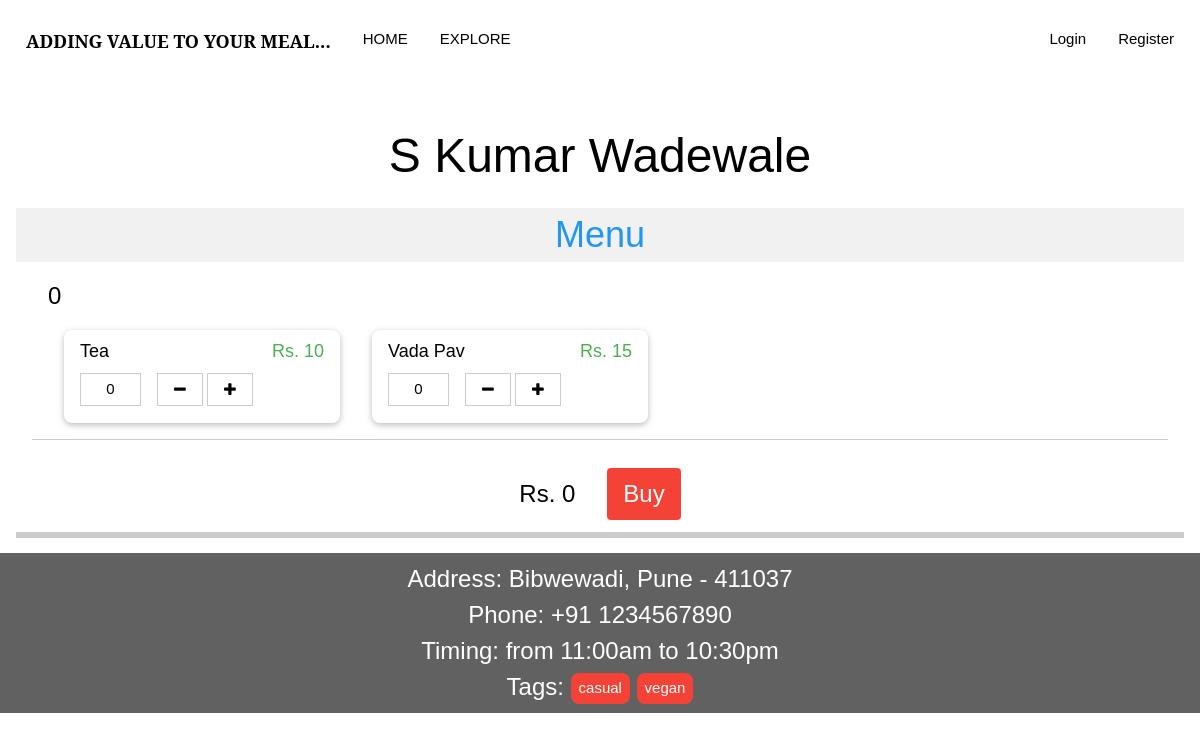
The page /restaurant/1 on the database its author committed.
### main.py (models this page shows)
class RestaurantsDB(db.Model):
	id = db.Column(db.Integer, primary_key=True, unique=True)
	name = db.Column(db.String(80))
	menu = db.Column(db.String(80))
	rating = db.Column(db.Integer)
	address = db.Column(db.String(80))
	phone = db.Column(db.String(20))
	opening_timing = db.Column(db.String(80))
	closing_timing = db.Column(db.String(80))
	tags = db.Column(db.String(80))
	owner = db.Column(db.Integer)
	images = db.relationship('ImagesDB', backref='parent_rest')
	monthly_items = db.Column(db.String(300))
	vegetarian = db.Column(db.Boolean)
	average_cost = db.Column(db.Float)
	orders = db.Column(db.String)
	main_menu_name = db.Column(db.String)
	main_menu_price = db.Column(db.Float)

### main.py (the view, shortened to what this page needs)
@app.route("/restaurant/<restaurant_id>", methods=["POST", "GET"])
def restaurant(restaurant_id):
	if "user" in session:
		loggedIn = [session["username"], session["account_type"], session["user"]]
	else:
		loggedIn = None
	currentRest = RestaurantsDB.query.filter_by(id=restaurant_id).first()
	if currentRest:
		menu = []
		for index, item in enumerate(currentRest.menu.split("| "), 0):
			menu.append(item.split("~")+[index])
		print(menu)
		categorized_menu = {}
		for item in menu:
			if item[-2] not in categorized_menu:
				categorized_menu[item[-2]] = []
			categorized_menu[item[-2]].append(item)
		return render_template("restaurant.html", restaurant=currentRest, logged_in=loggedIn, categorized_menu=categorized_menu)
	else:
		return render_template("search.html", logged_in=loggedIn)

### templates/restaurant.html (shortened to what this page needs)
{% extends "base.html" %}
{% block css %}
	<link rel="stylesheet" type="text/css" href= "{{ url_for('static',filename='style/restaurant.css') }}">
{% endblock %}
{% block content %}
	<div class="w3-center w3-xxxlarge w3-margin">{{ restaurant.name }}</div>
	<div class="w3-container">
		<div class="w3-center w3-xxlarge w3-text-blue w3-light-grey">Menu</div>
		<form method="post" id='order_form'>
		{% for category, menu in categorized_menu.items() %}
			<div class="w3-container w3-border-bottom w3-margin">
				<div class="w3-xlarge">{{category}}</div>
				{% for item in menu%}
					{% if item[0] and item[1] %}
						<div class="w3-card w3-round-large w3-quarter w3-margin w3-hover-shadow">
							<div class="w3-container w3-padding">
								<div class="w3-large w3-twothird">{{ item[0]}}</div>
								<div class="w3-text-green w3-right w3-large w3-rest">Rs. {{ item[1]}}</div>
							</div>
							<footer class="w3-container w3-margin-bottom">
								<div class="w3-button w3-border w3-content" onclick="
									var current_count = parseInt(this.parentElement.children[1].value);
									var current_price = parseInt(document.getElementById('text_total_price').value);
									var item_price = parseInt('{{item[1]|int}}');
									if (current_count >= 1)
									{
										this.parentElement.children[1].value = current_count - 1;
										document.getElementById('text_total_price').value = current_price - item_price;
										document.getElementById('label_total_price').textContent = 'Rs. ' + (current_price-item_price);
									} ">
									<i class="fa fa-minus"></i>
								</div>
									<input type="text" id="item_count" class="w3-padding-small w3-quarter w3-border w3-center w3-input w3-margin-right" value="0" name="text_count_{{item[-1]}}"readonly/>
								<div class="w3-button w3-border w3-content" onclick="
									var current_count = parseInt(this.parentElement.children[1].value);
									var current_price = parseInt(document.getElementById('text_total_price').value);
									var item_price = parseInt('{{item[1]|int}}');
									if (current_count <= 9)
									{
										this.parentElement.children[1].value = current_count + 1;
										document.getElementById('text_total_price').value = current_price + item_price;
										document.getElementById('label_total_price').textContent = 'Rs. ' + (current_price+item_price);
									} ">
									<i class="fa fa-plus"></i>
								</div>
							</footer>
						</div>
					{% endif %}
				{% endfor %}
			</div>
		{% endfor %}
		<div class="w3-container w3-padding-large w3-bottombar" style="text-align: center; display: flex; align-items: center; justify-content: center;">
			<label id="label_total_price" class="w3-xlarge w3-margin-right">Rs. 0</label>
			<input type="button" name="button_order" value="Buy" class="w3-button w3-xlarge w3-hover-green w3-red w3-round w3-large w3-margin-left"
			onclick="
			var total_price = parseInt(document.getElementById('text_total_price').value);
			if (total_price > 0)
			{
				document.getElementById('order_form').submit();
			}" />
		</div>
		</form>
	</div>
		<div class="w3-xlarge w3-center w3-dark-grey w3-padding">
			Address: {{restaurant.address}}<br/>
			Phone: {{restaurant.phone}}<br/>
			Timing: from {{restaurant.opening_timing}} to {{restaurant.closing_timing}}<br/>
			Tags: {% for tag in restaurant.tags.split(", ") %}
					<a href="/search?text_query_name={{tag}}" class=" w3-button w3-red w3-round-large w3-padding-small w3-medium">{{tag}}</a>
				{% endfor %}
{% endblock %}

### static/style/w3css.css (style rules this page uses)
html { box-sizing:border-box }
*,*:before,*:after { box-sizing:inherit }
html { -ms-text-size-adjust:100%;-webkit-text-size-adjust:100% }
body { margin:0 }
article,aside,details,figcaption,figure,footer,header,main,menu,nav,section { display:block }
a { background-color:transparent }
button,input,select,textarea,optgroup { font:inherit;margin:0 }
button,input { overflow:visible }
button,[type=button],[type=reset],[type=submit] { -webkit-appearance:button }
html,body { font-family:Verdana,sans-serif;font-size:15px;line-height:1.5 }
html { overflow-x:hidden }
a { color:inherit }
.w3-btn,.w3-button { border:none;display:inline-block;padding:8px 16px;vertical-align:middle;overflow:hidden;text-decoration:none;color:inherit;background-color:inherit;text-align:center;cursor:pointer;white-space:nowrap }
.w3-btn,.w3-button { -webkit-touch-callout:none;-webkit-user-select:none;-khtml-user-select:none;-moz-user-select:none;-ms-user-select:none;user-select:none }
.w3-input { padding:8px;display:block;border:none;border-bottom:1px solid #ccc;width:100% }
.w3-container:after,.w3-container:before,.w3-panel:after,.w3-panel:before,.w3-row:after,.w3-row:before,.w3-row-padding:after,.w3-row-padding:before, .w3-cell-row:before,.w3-cell-row:after,.w3-clear:after,.w3-clear:before,.w3-bar:before,.w3-bar:after { content:"";display:table;clear:both }
.w3-col,.w3-half,.w3-third,.w3-twothird,.w3-threequarter,.w3-quarter { float:left;width:100% }
@media (min-width:601px) { .w3-col.m3,.w3-quarter { width:24.99999% } }
@media (min-width:601px) { .w3-col.m8,.w3-twothird { width:66.66666% } }
.w3-rest { overflow:hidden }
.w3-content,.w3-auto { margin-left:auto;margin-right:auto }
.w3-content { max-width:980px }
.w3-round,.w3-round-medium { border-radius:4px }
.w3-round-large { border-radius:8px }
.w3-container,.w3-panel { padding:0.01em 16px }
.w3-card,.w3-card-2 { box-shadow:0 2px 5px 0 rgba(0,0,0,0.16),0 2px 10px 0 rgba(0,0,0,0.12) }
.w3-medium { font-size:15px!important }
.w3-large { font-size:18px!important }
.w3-xlarge { font-size:24px!important }
.w3-xxlarge { font-size:36px!important }
.w3-xxxlarge { font-size:48px!important }
.w3-center { text-align:center!important }
.w3-border { border:1px solid #ccc!important }
.w3-border-bottom { border-bottom:1px solid #ccc!important }
.w3-bottombar { border-bottom:6px solid #ccc!important }
.w3-margin { margin:16px!important }
.w3-margin-bottom { margin-bottom:16px!important }
.w3-margin-left { margin-left:16px!important }
.w3-margin-right { margin-right:16px!important }
.w3-padding-small { padding:4px 8px!important }
.w3-padding { padding:8px 16px!important }
.w3-padding-large { padding:12px 24px!important }
.w3-right { float:right!important }
.w3-red,.w3-hover-red:hover { color:#fff!important;background-color:#f44336!important }
.w3-light-grey,.w3-hover-light-grey:hover,.w3-light-gray,.w3-hover-light-gray:hover { color:#000!important;background-color:#f1f1f1!important }
.w3-dark-grey,.w3-hover-dark-grey:hover,.w3-dark-gray,.w3-hover-dark-gray:hover { color:#fff!important;background-color:#616161!important }
.w3-text-blue,.w3-hover-text-blue:hover { color:#2196F3!important }
.w3-text-green,.w3-hover-text-green:hover { color:#4CAF50!important }

### rows shown on the page
RestaurantsDB: name "S Kumar Wadewale", address "Bibwewadi, Pune - 411037", phone "+91 1234567890", opening_timing "11:00am", closing_timing "10:30pm"

### other values the page prints
{{ category }} "0"
{{ item[0] }} "Tea" "Vada Pav"
{{ item[1] }} "10" "15"
{{ tag }} "casual" "vegan"
